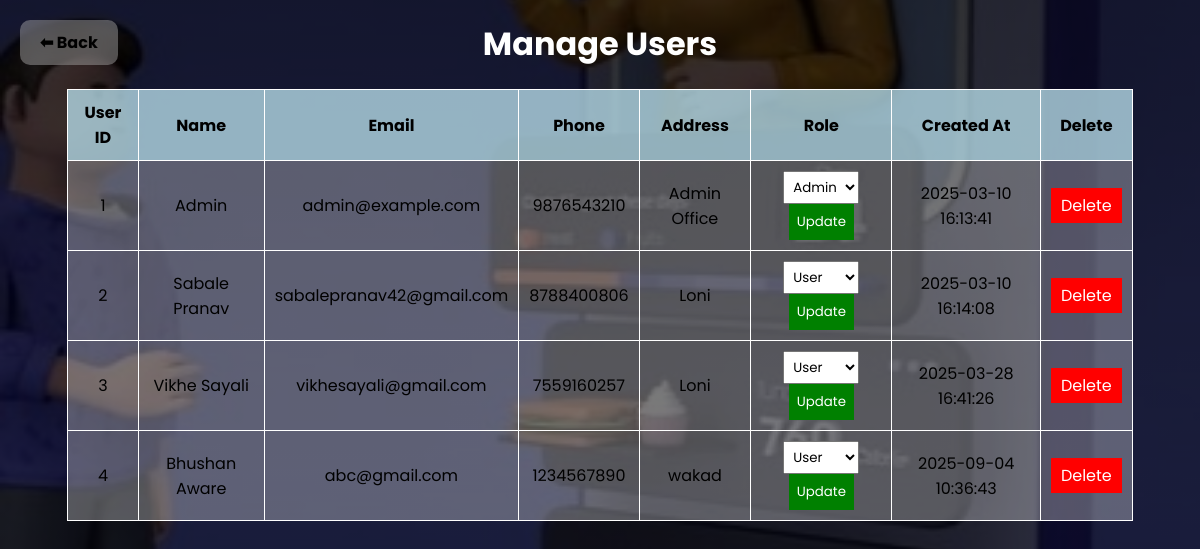
/manage_users.php (signed in), run on an earlier commit of the app's database.
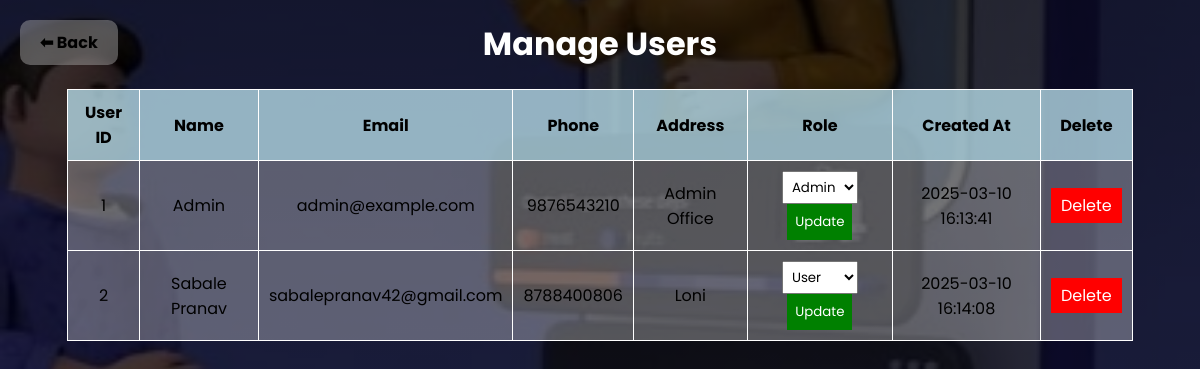
And on a later commit of the database.
### tables this page shows
CREATE TABLE `users` (
  `user_id` int(11) NOT NULL,
  `name` varchar(100) NOT NULL,
  `email` varchar(100) NOT NULL,
  `password` varchar(255) NOT NULL,
  `phone` varchar(15) NOT NULL,
  `address` text NOT NULL,
  `role` enum('user','admin') DEFAULT 'user',
  `created_at` timestamp NOT NULL DEFAULT current_timestamp()
);

### manage_users.php (the view, shortened to what this page needs)
<?php
include 'db.php';
$result = mysqli_query($conn, "SELECT * FROM users");
?>
<!DOCTYPE html>
<html lang="en">
<head>
</head>
<body>
    <a href="admin_dashboard.php" class="back-btn">⬅ Back</a>
    <h1>Manage Users</h1>
    <table>
        <tr>
            <th>User ID</th> <th>Name</th> <th>Email</th> <th>Phone</th> <th>Address</th> <th>Role</th> <th>Created At</th> <th>Delete</th>
        </tr>
        <?php while ($row = mysqli_fetch_assoc($result)) { ?>
            <tr>
                <td><?= $row['user_id'] ?></td>
                <td><?= $row['name'] ?></td>
                <td><?= $row['email'] ?></td>
                <td><?= $row['phone'] ?></td>
                <td><?= $row['address'] ?></td>
                <td>
                    <form method="POST" class="role-form">
                        <select name="role">
                            <option value="user" <?= $row['role'] == 'user' ? 'selected' : '' ?>>User</option>
                            <option value="admin" <?= $row['role'] == 'admin' ? 'selected' : '' ?>>Admin</option>
                        </select>
                        <button type="submit" name="update_role" class="update-btn">Update</button>
                    </form>
                </td>
                <td><?= $row['created_at'] ?></td>
                <td><a href="manage_users.php?delete=<?= $row['user_id'] ?>" class="delete-btn">Delete</a></td>
            </tr>
        <?php } ?>
    </table>
</body>
</html>

### manage_users.php (style rules this page uses)
body { font-family: 'Poppins', sans-serif; background: linear-gradient(rgba(0, 0, 0, 0.8), rgba(0, 0, 0, 0.7)), url('./assets/users.jpg') no-repeat center center/cover; background-attachment: fixed; color: white; text-align: center; }
h1 { margin-top: 20px; }
table { width: 90%; margin: auto; border-collapse: collapse; background: rgba(255, 255, 255, 0.3); color: black; }
th, td { padding: 10px; border: 1px solid white; text-align: center; }
th { background: rgba(173, 216, 230, 0.7); }
.role-form select { padding: 5px; font-family: 'Poppins', sans-serif; }
.update-btn, .delete-btn { padding: 8px; border: none; cursor: pointer; font-family: 'Poppins', sans-serif; }
.update-btn { background: green; color: white; }
.delete-btn { background: red; color: white; text-decoration: none; padding: 5px 10px; display: inline-block; }
.back-btn { font-family: 'Poppins', sans-serif; position: absolute; top: 20px; left: 20px; background: rgba(255, 255, 255, 0.3); backdrop-filter: blur(10px); padding: 10px 20px; border-radius: 10px; text-decoration: none; color: black; font-weight: bold; transition: 0.3s; }

What changed in the data, as far as the page shows it:
removed users: user_id "3", name "Vikhe Sayali", email "vikhesayali@gmail.com", phone "7559160257", address "Loni", role "User", created_at "2025-03-28 16:41:26"
removed users: user_id "4", name "Bhushan Aware", email "abc@gmail.com", phone "1234567890", address "wakad", role "User", created_at "2025-09-04 10:36:43"
